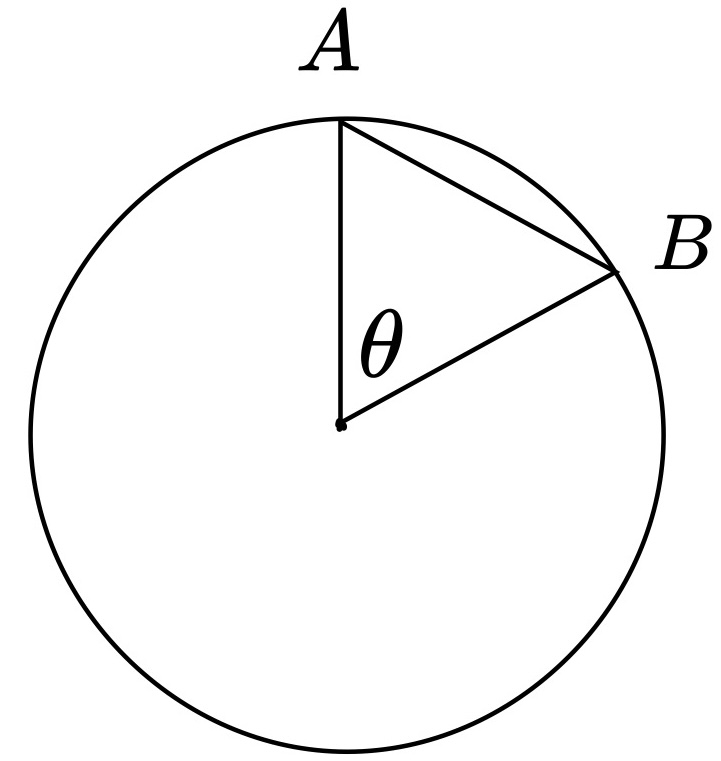
#> input picture questions/images/1010_circle/img1.jpg, 721 x 761 px
$ python -i crop_images.py   (imports and definitions only)
#> lines starting #> are read from the running program, lines starting #| are printed output that depends on the picture; after the words box and inside, x2 and y2 are one past the last pixel; in counts of white or black regions, pixels touching at a corner belong together
#> further down, picture is the input picture: PIL image 721x761 RGB; min 0, max 255, mean 247.3
#!/usr/bin/env python3
"""依 crops.json 從頁面 PNG 裁出題目用圖。

用法：
  python3 crop_images.py crops.json --pages pages --out images

crops.json：
  [{"name": "q03_fig1", "page": 3, "bbox": [0.12, 0.40, 0.55, 0.62]}]

bbox 是 [左, 上, 右, 下]，以頁面寬高為 1 的比例。預設會去除四周白邊；
加 "trim": false 可保留原框；圖混入淡黃、米色的背景浮水印時加 "remove_watermark": true。輸出優先用 PNG，超過 900 KB 才改用 JPEG 壓縮，
實際檔名會印出來，draft.json 必須引用印出的檔名。
"""

import argparse
import io
import json
import re
from pathlib import Path

from PIL import Image, ImageChops

IMAGE_MAX_BYTES = 900 * 1024
TRIM_PADDING = 12
JPEG_ATTEMPTS = [(1600, 85), (1400, 80), (1200, 75), (1000, 70), (800, 65)]


def trim_white(image):
    background = Image.new("RGB", image.size, (255, 255, 255))
#> background: PIL image 721x761 RGB; every value is 255
    diff = ImageChops.difference(image, background).convert("L").point(lambda value: 255 if value > 24 else 0)
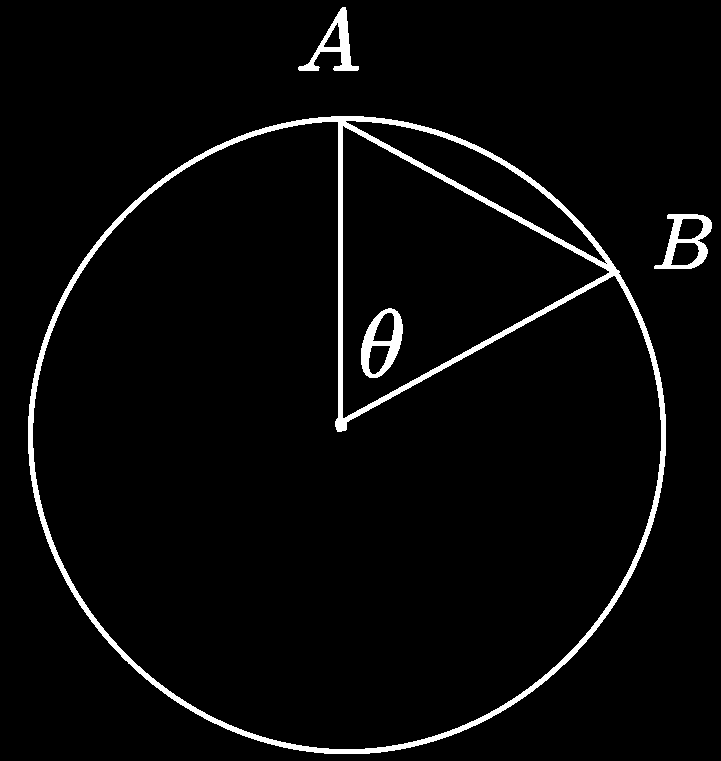
#> diff: PIL image 721x761 L; 3.5% white; 4 white regions, box (x1, y1, x2, y2) and area: (28, 116, 666, 754) 15469, (361, 308, 403, 378) 1289, (654, 214, 712, 269) 1229, (298, 7, 359, 71) 1127
    box = diff.getbbox()
#> box = (28, 7, 712, 754)
    if not box:
        return image
    left, top, right, bottom = box
#> left = 28; top = 7; right = 712; bottom = 754
    return image.crop((
        max(0, left - TRIM_PADDING),
        max(0, top - TRIM_PADDING),
        min(image.width, right + TRIM_PADDING),
        min(image.height, bottom + TRIM_PADDING),
    ))
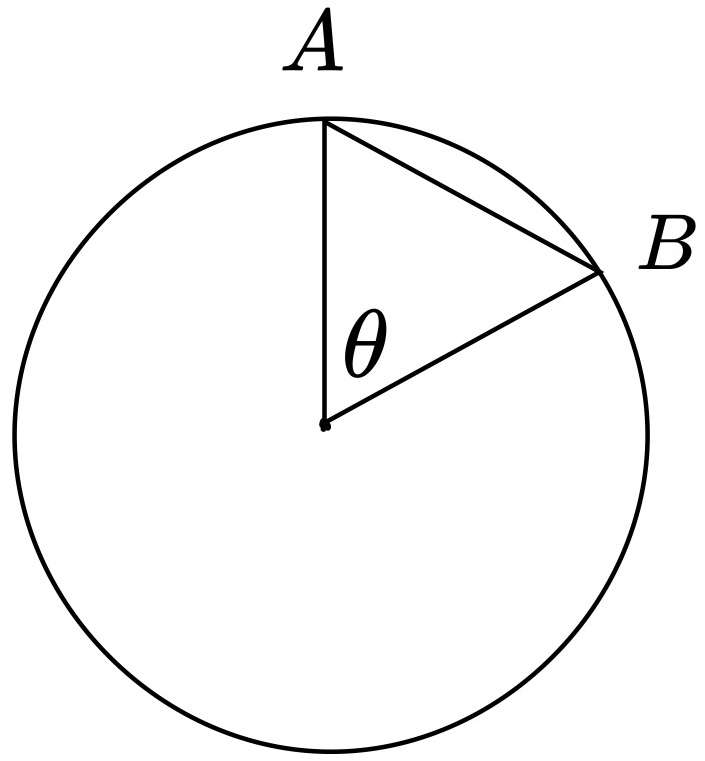
#> returned value: PIL image 705x761 RGB; min 0, max 255, mean 247.1


# [73 lines left out: functions remove_watermark, encode, main, not called in this run]


# [2 lines not run here, left out]

>>> from PIL import Image
>>> picture = Image.open('../../../../questions/images/1010_circle/img1.jpg')
>>> result = trim_white(picture)

$ run again, on questions/images/space/IMG_0530.JPG
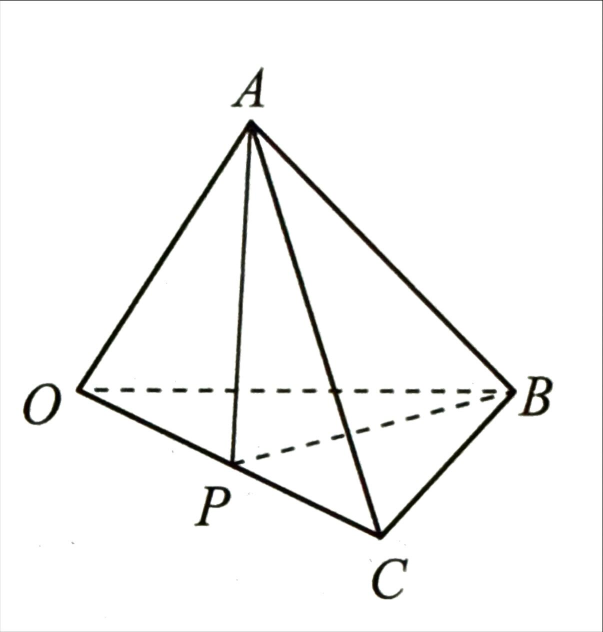
#> input picture questions/images/space/IMG_0530.JPG, 1206 x 1263 px (shown at 1/2 size)
#> picture is the input picture: PIL image 1206x1263 RGB; mean R, G, B 246.2, 246.2, 245.7
#> background: PIL image 1206x1263 RGB; every value is 255
#> in trim_white, `diff = ImageChops.difference(image, background).convert("L").point(lam..`:
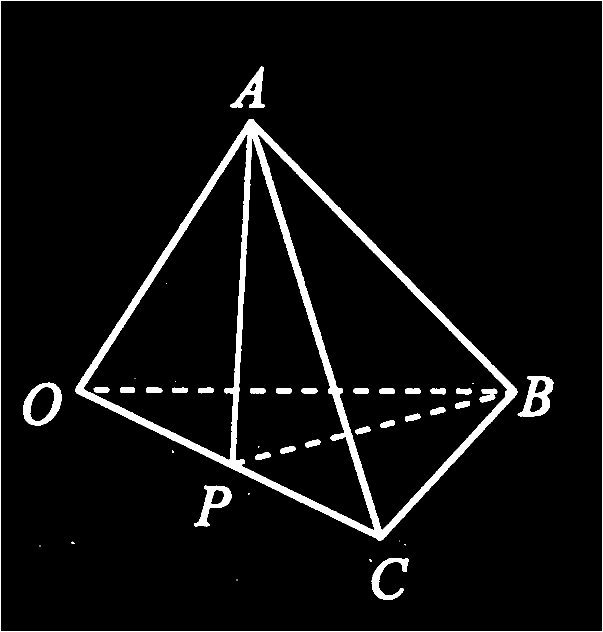
#> diff: PIL image 1206x1263 L (shown at 1/2 size); 5.1% white; 42 white regions (12 under 20 px), largest, box (x1, y1, x2, y2) and area: (150, 238, 1035, 1081) 51842, (0, 0, 1206, 1263) 7394, (1035, 752, 1107, 833) 2724
#> box = (0, 0, 1206, 1263)
#> left = 0; right = 1206; bottom = 1263
